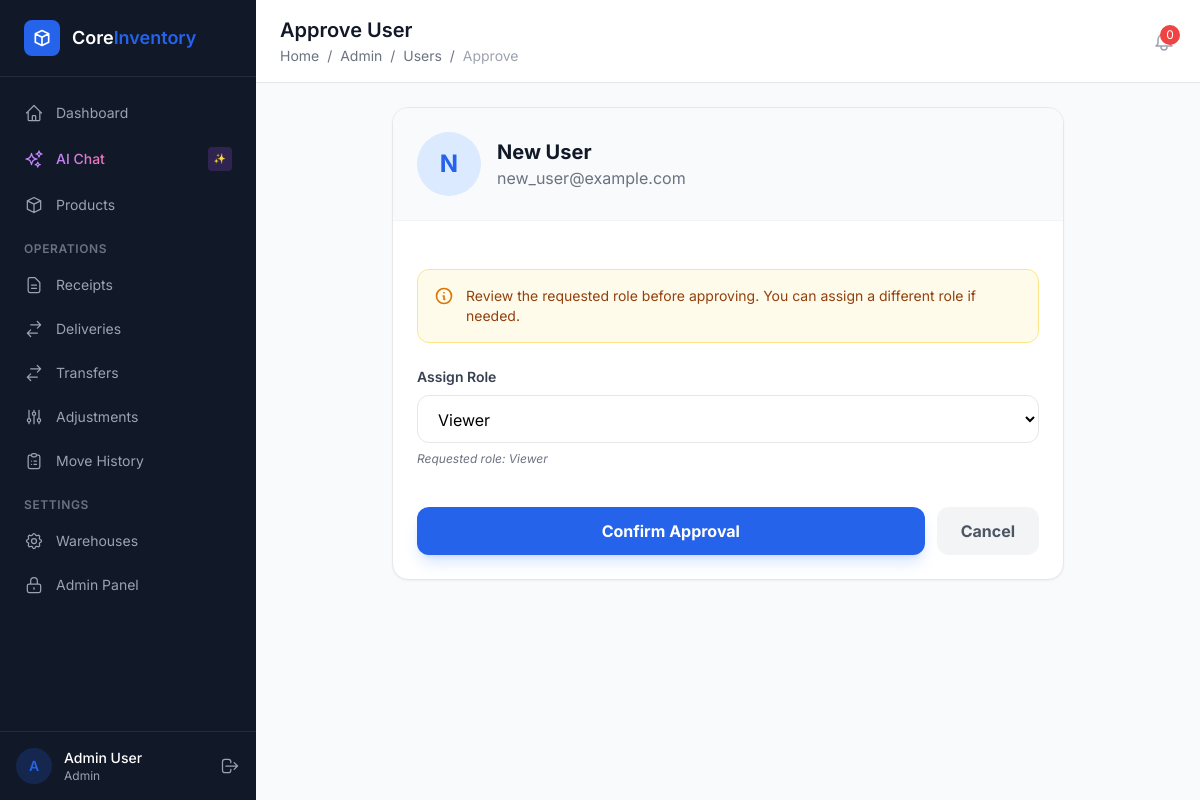
Screenshot of /admin-panel/users/8/approve/ (signed in) with the database file from the repository.
### apps/accounts/models.py (models this page shows, shortened)
class CustomUser(AbstractUser):
    username = None  # Remove username field
    email = models.EmailField('email address', unique=True)
    full_name = models.CharField(max_length=255, blank=True)
    phone = models.CharField(max_length=20, blank=True)
    avatar = models.ImageField(upload_to='avatars/', blank=True, null=True)
    role = models.ForeignKey(
        'access.Role',
        on_delete=models.SET_NULL,
        null=True,
        blank=True,
        related_name='users',
    )
    warehouse = models.ForeignKey(
        'warehouses.Warehouse',
        on_delete=models.SET_NULL,
        null=True,
        blank=True,
        related_name='users',
        help_text='Restricts user to one warehouse',
    )
    is_approved = models.BooleanField(default=False)
    otp_code = models.CharField(max_length=6, blank=True, null=True)
    otp_expiry = models.DateTimeField(blank=True, null=True)
    USERNAME_FIELD = 'email'
    REQUIRED_FIELDS = ['full_name']
    class Meta:
        verbose_name = 'User'
        verbose_name_plural = 'Users'
        ordering = ['-date_joined']

### apps/access/models.py (models this page shows, shortened)
class Role(models.Model):
    name = models.CharField(max_length=100, unique=True)
    description = models.TextField(blank=True)
    is_system_role = models.BooleanField(
        default=False,
        help_text='System roles cannot be deleted.',
    )
    created_at = models.DateTimeField(auto_now_add=True)
    class Meta:
        ordering = ['name']

### apps/access/views.py (the view, shortened to what this page needs)
# urls.py: path('users/<int:pk>/approve/', views.approve_user, name='approve-user'),
@login_required
def approve_user(request, pk):
    user = get_object_or_404(CustomUser, pk=pk)
    roles = Role.objects.all()
    return render(request, 'admin_panel/approve_user.html', {'target_user': user, 'roles': roles})

### apps/access/templatetags/access_tags.py (called while the page is built)
@register.simple_tag
def has_permission(user, codename):
    return has_user_permission(user, codename)

### templates/admin_panel/approve_user.html (shortened to what this page needs)
{% extends "base.html" %}
{% block page_title %}Approve User{% endblock %}
{% block breadcrumb %}
<a href="/dashboard/" class="hover:text-primary">Home</a> <span class="mx-1">/</span>
<a href="{% url 'access:dashboard' %}" class="hover:text-primary">Admin</a> <span class="mx-1">/</span>
<a href="{% url 'access:user-list' %}" class="hover:text-primary">Users</a> <span class="mx-1">/</span>
<span class="text-gray-400">Approve</span>
{% endblock %}
{% block content %}
<div class="max-w-2xl mx-auto">
    <div class="bg-white rounded-2xl border border-gray-200 shadow-sm overflow-hidden">
        <div class="p-6 border-b border-gray-100 bg-gray-50">
            <div class="flex items-center gap-4">
                <div class="w-16 h-16 bg-blue-100 rounded-full flex items-center justify-center">
                    <span class="text-2xl font-bold text-blue-600">{{ target_user.full_name|make_list|first|default:"?"|upper }}</span>
                </div>
                <div>
                    <h2 class="text-xl font-bold text-gray-900">{{ target_user.full_name|default:"Unnamed User" }}</h2>
                    <p class="text-gray-500">{{ target_user.email }}</p>
                </div>
            </div>
        </div>
        <form method="POST" class="p-6 space-y-6">
            <div class="bg-amber-50 border border-amber-200 rounded-xl p-4 flex gap-3">
                <svg class="w-5 h-5 text-amber-600 flex-shrink-0" fill="none" stroke="currentColor" viewBox="0 0 24 24"><path stroke-linecap="round" stroke-linejoin="round" stroke-width="2" d="M13 16h-1v-4h-1m1-4h.01M21 12a9 9 0 11-18 0 9 9 0 0118 0z"/></svg>
                <p class="text-sm text-amber-800 line-tight">
                    Review the requested role before approving. You can assign a different role if needed.
                </p>
            </div>
            <div>
                <label class="block text-sm font-semibold text-gray-700 mb-2">Assign Role</label>
                <select name="role" class="w-full px-4 py-3 rounded-xl border border-gray-200 bg-white focus:border-blue-500 focus:ring-1 focus:ring-blue-500 outline-none transition">
                    {% for role in roles %}
                    <option value="{{ role.id }}" {% if role.id == target_user.role_id %}selected{% endif %}>{{ role.name }}</option>
                    {% endfor %}
                </select>
                <p class="text-xs text-gray-500 mt-2 italic">Requested role: {{ target_user.role.name|default:"None" }}</p>
            </div>
            <div class="pt-4 flex items-center gap-3">
                <button type="submit" class="flex-1 px-6 py-3 bg-blue-600 text-white font-bold rounded-xl hover:bg-blue-700 transition shadow-lg shadow-blue-500/20">
                    Confirm Approval
                </button>
                <a href="{% url 'access:pending-user-list' %}" class="px-6 py-3 bg-gray-100 text-gray-600 font-bold rounded-xl hover:bg-gray-200 transition">
                    Cancel
                </a>
            </div>
        </form>
    </div>
</div>
{% endblock %}

### templates/base.html (shortened to what this page needs)
<!DOCTYPE html>
<html lang="en">
<head>
    <script src="https://cdn.tailwindcss.com"></script>
</head>
<body class="bg-content-bg min-h-screen" x-data="{ logoutModalOpen: false }">
    {% if user.is_authenticated and user.is_approved or user.is_superuser %}
    <div class="flex min-h-screen">
        <aside class="w-64 bg-sidebar-bg text-sidebar-text flex flex-col fixed h-full z-30" x-data="{ open: true }">
            <div class="flex items-center gap-3 px-6 py-5 border-b border-gray-700/50">
                <div class="w-9 h-9 bg-primary rounded-lg flex items-center justify-center">
                    <svg class="w-5 h-5 text-white" fill="none" stroke="currentColor" viewBox="0 0 24 24">
                        <path stroke-linecap="round" stroke-linejoin="round" stroke-width="2" d="M20 7l-8-4-8 4m16 0l-8 4m8-4v10l-8 4m0-10L4 7m8 4v10M4 7v10l8 4"/>
                    </svg>
                </div>
                <div>
                    <span class="text-white font-semibold text-lg">Core</span><span class="text-primary font-semibold text-lg">Inventory</span>
                </div>
            </div>
            <nav class="flex-1 px-3 py-4 space-y-1 overflow-y-auto">
                <a href="/dashboard/" class="sidebar-link flex items-center gap-3 px-3 py-2.5 rounded-lg text-sm {% if request.path == '/dashboard/' %}active text-white{% endif %}">
                    <svg class="w-5 h-5" fill="none" stroke="currentColor" viewBox="0 0 24 24"><path stroke-linecap="round" stroke-linejoin="round" stroke-width="1.5" d="M3 12l2-2m0 0l7-7 7 7M5 10v10a1 1 0 001 1h3m10-11l2 2m-2-2v10a1 1 0 01-1 1h-3m-6 0a1 1 0 001-1v-4a1 1 0 011-1h2a1 1 0 011 1v4a1 1 0 001 1m-6 0h6"/></svg>
                    Dashboard
                </a>
                <button @click="$dispatch('toggle-chat')" class="sidebar-link flex items-center gap-3 px-3 py-2.5 rounded-lg text-sm w-full text-left group" id="chat-sidebar-btn">
                    <span class="bg-gradient-to-r from-purple-400 to-pink-400 bg-clip-text text-transparent font-medium">AI Chat</span>
                    <span class="ml-auto text-[10px] bg-purple-500/20 text-purple-400 px-1.5 py-0.5 rounded font-mono">✨</span>
                </button>
                <a href="/products/" class="sidebar-link flex items-center gap-3 px-3 py-2.5 rounded-lg text-sm {% if '/products/' in request.path %}active text-white{% endif %}">
                    <svg class="w-5 h-5" fill="none" stroke="currentColor" viewBox="0 0 24 24"><path stroke-linecap="round" stroke-linejoin="round" stroke-width="1.5" d="M20 7l-8-4-8 4m16 0l-8 4m8-4v10l-8 4m0-10L4 7m8 4v10M4 7v10l8 4"/></svg>
                    Products
                </a>
                <div class="pt-3 pb-1 px-3">
                    <p class="text-xs font-semibold uppercase tracking-wider text-gray-500">Operations</p>
                </div>
                <a href="/receipts/" class="sidebar-link flex items-center gap-3 px-3 py-2.5 rounded-lg text-sm {% if '/receipts/' in request.path %}active text-white{% endif %}">
                    <svg class="w-5 h-5" fill="none" stroke="currentColor" viewBox="0 0 24 24"><path stroke-linecap="round" stroke-linejoin="round" stroke-width="1.5" d="M9 12h6m-6 4h6m2 5H7a2 2 0 01-2-2V5a2 2 0 012-2h5.586a1 1 0 01.707.293l5.414 5.414a1 1 0 01.293.707V19a2 2 0 01-2 2z"/></svg>
                    Receipts
                </a>
                <a href="/deliveries/" class="sidebar-link flex items-center gap-3 px-3 py-2.5 rounded-lg text-sm {% if '/deliveries/' in request.path %}active text-white{% endif %}">
                    <svg class="w-5 h-5" fill="none" stroke="currentColor" viewBox="0 0 24 24"><path stroke-linecap="round" stroke-linejoin="round" stroke-width="1.5" d="M8 7h12m0 0l-4-4m4 4l-4 4m0 6H4m0 0l4 4m-4-4l4-4"/></svg>
                    Deliveries
                </a>
                <a href="/transfers/" class="sidebar-link flex items-center gap-3 px-3 py-2.5 rounded-lg text-sm {% if '/transfers/' in request.path %}active text-white{% endif %}">
                    <svg class="w-5 h-5" fill="none" stroke="currentColor" viewBox="0 0 24 24"><path stroke-linecap="round" stroke-linejoin="round" stroke-width="1.5" d="M8 7h12m0 0l-4-4m4 4l-4 4m0 6H4m0 0l4 4m-4-4l4-4"/></svg>
                    Transfers
                </a>
                <a href="/adjustments/" class="sidebar-link flex items-center gap-3 px-3 py-2.5 rounded-lg text-sm {% if '/adjustments/' in request.path %}active text-white{% endif %}">
                    <svg class="w-5 h-5" fill="none" stroke="currentColor" viewBox="0 0 24 24"><path stroke-linecap="round" stroke-linejoin="round" stroke-width="1.5" d="M12 6V4m0 2a2 2 0 100 4m0-4a2 2 0 110 4m-6 8a2 2 0 100-4m0 4a2 2 0 110-4m0 4v2m0-6V4m6 6v10m6-2a2 2 0 100-4m0 4a2 2 0 110-4m0 4v2m0-6V4"/></svg>
                    Adjustments
                </a>
                <a href="/ledger/" class="sidebar-link flex items-center gap-3 px-3 py-2.5 rounded-lg text-sm {% if '/ledger/' in request.path %}active text-white{% endif %}">
                    <svg class="w-5 h-5" fill="none" stroke="currentColor" viewBox="0 0 24 24"><path stroke-linecap="round" stroke-linejoin="round" stroke-width="1.5" d="M9 5H7a2 2 0 00-2 2v12a2 2 0 002 2h10a2 2 0 002-2V7a2 2 0 00-2-2h-2M9 5a2 2 0 002 2h2a2 2 0 002-2M9 5a2 2 0 012-2h2a2 2 0 012 2m-3 7h3m-3 4h3m-6-4h.01M9 16h.01"/></svg>
                    Move History
                </a>
                {% load access_tags %}
                {% has_permission request.user 'can_manage_warehouses' as can_settings %}
                {% if can_settings %}
                <div class="pt-3 pb-1 px-3">
                    <p class="text-xs font-semibold uppercase tracking-wider text-gray-500">Settings</p>
                </div>
                <a href="{% url 'warehouses:list' %}" class="sidebar-link flex items-center gap-3 px-3 py-2.5 rounded-lg text-sm">
                    Warehouses
                </a>
                {% endif %}
                {% has_permission request.user 'can_access_admin_panel' as can_admin %}
                {% if can_admin or request.user.is_superuser %}
                <a href="/admin-panel/" class="sidebar-link flex items-center gap-3 px-3 py-2.5 rounded-lg text-sm">
                    <svg class="w-5 h-5" fill="none" stroke="currentColor" viewBox="0 0 24 24"><path stroke-linecap="round" stroke-linejoin="round" stroke-width="1.5" d="M12 15v2m-6 4h12a2 2 0 002-2v-6a2 2 0 00-2-2H6a2 2 0 00-2 2v6a2 2 0 002 2zm10-10V7a4 4 0 00-8 0v4h8z"/></svg>
                    Admin Panel
                </a>
                {% endif %}
            </nav>
            <div class="px-4 py-4 border-t border-gray-700/50">
                <div class="flex items-center gap-3">
                    <div class="w-9 h-9 bg-primary/20 rounded-full flex items-center justify-center">
                        <span class="text-primary text-sm font-semibold">{{ user.full_name|make_list|first|default:"U" }}</span>
                    </div>
                    <div class="flex-1 min-w-0">
                        <p class="text-sm font-medium text-white truncate">{{ user.full_name|default:user.email }}</p>
                        <p class="text-xs text-gray-400 truncate">{{ user.role.name|default:"No Role" }}</p>
                    </div>
                    <button @click="logoutModalOpen = true" class="text-gray-400 hover:text-white transition-colors" title="Logout">
                        <svg class="w-5 h-5" fill="none" stroke="currentColor" viewBox="0 0 24 24"><path stroke-linecap="round" stroke-linejoin="round" stroke-width="1.5" d="M17 16l4-4m0 0l-4-4m4 4H7m6 4v1a3 3 0 01-3 3H6a3 3 0 01-3-3V7a3 3 0 013-3h4a3 3 0 013 3v1"/></svg>
                    </button>
                </div>
            </div>
        </aside>
        <main class="flex-1 ml-64">
            <header class="bg-white border-b border-gray-200 sticky top-0 z-20">
                <div class="flex items-center justify-between px-6 py-4">
                    <div>
                        <h1 class="text-xl font-semibold text-gray-900">{% block page_title %}Dashboard{% endblock %}</h1>
                        <nav class="text-sm text-gray-500 mt-0.5">
                            {% block breadcrumb %}<a href="/dashboard/" class="hover:text-primary">Home</a>{% endblock %}
                        </nav>
                    </div>
                    <div class="flex items-center gap-4">
                        <a href="/alerts/" class="relative text-gray-400 hover:text-gray-600 transition-colors" title="Notifications">
                            <span id="notif-badge" class="absolute -top-1 -right-1 w-5 h-5 bg-red-500 text-white text-xs rounded-full flex items-center justify-center"
                                  hx-get="/alerts/count/" hx-trigger="every 30s" hx-target="#notif-badge" hx-swap="outerHTML">
                                0
                            </span>
                        </a>
                    </div>
                </div>
            </header>
            <div class="p-6">
                {% block content %}{% endblock %}
            </div>
        </main>
    </div>
    {% else %}
    <div class="min-h-screen flex items-center justify-center bg-gradient-to-br from-gray-900 via-gray-800 to-gray-900">
        {% block auth_content %}{% endblock %}
    </div>
    {% endif %}
</body>
</html>

### templates/base.html (style rules this page uses)
:root { --primary: #2563EB; --success: #16A34A; --warning: #D97706; --danger: #DC2626; --info: #0891B2; --sidebar-bg: #111827; --sidebar-text: #9CA3AF; --sidebar-active: #1F2937; --content-bg: #F9FAFB; --card-bg: #FFFFFF; --border: #E5E7EB; }
body { font-family: 'Inter', system-ui, sans-serif; }
.font-mono { font-family: 'JetBrains Mono', monospace; }
.sidebar-link { transition: all 0.15s ease; }

### rows the page displays
CustomUser: full_name|make_list "A", full_name "Admin User", role.name "Admin"
CustomUser: full_name|make_list "N", full_name "New User", email "new_user@example.com", role "Viewer", role.name "Viewer"
